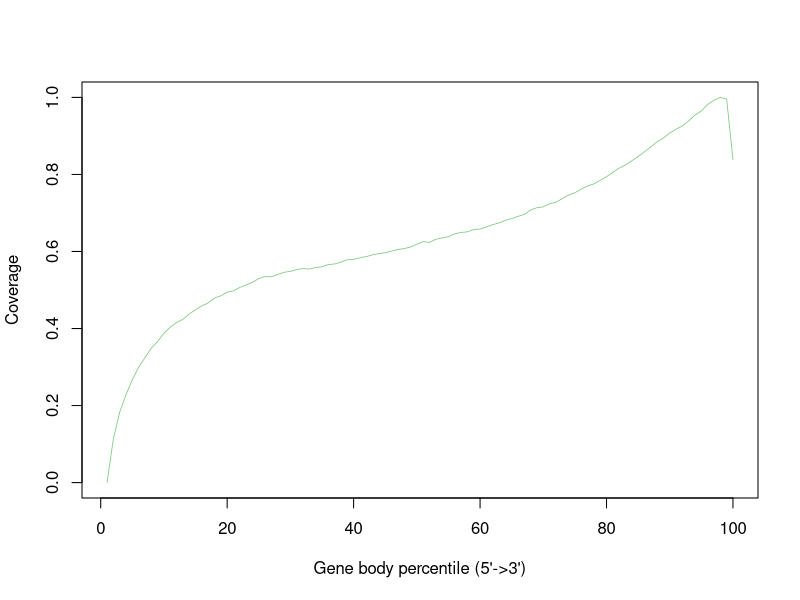

Write R code to recreate this figure.
H9_BRN3B_hRO_2_sorted <- c(0.0,0.11338481108383999,0.18274622831458684,0.2283304898844867,0.26709279547239706,0.29971677787593975,0.32416334250506923,0.3488866297584636,0.3664651097368434,0.38776647949160875,0.40374018555775587,0.4155278384046553,0.4240349724452817,0.43790982408283957,0.44857226337474576,0.4590075658918894,0.4663392090918717,0.479248420759837,0.4848404106103445,0.4943530409756915,0.49786341291302444,0.5066854467309689,0.5132680176407093,0.5199777140251699,0.5297338780796566,0.5347890171491969,0.5344401876123089,0.5404164184081639,0.5459751205469536,0.5484815271967519,0.5529294865513693,0.5556048999511648,0.5544940090021035,0.5584304043834681,0.5602921949897351,0.5661969115325228,0.5674669809606142,0.5725460733538683,0.578494399762304,0.5793995884572044,0.5835878641497864,0.58675197474164,0.591296883321928,0.5944396087814762,0.5965930372774958,0.6008460610265496,0.6052387054892918,0.6075196545664023,0.6115695442527037,0.6186076234193769,0.6255307760205202,0.6235469469340535,0.6317783955046378,0.6351617901321394,0.6384803873148729,0.6457193780709642,0.6494280934063068,0.6510378061481712,0.657082390346129,0.6582289396451313,0.6637211651370782,0.6696066202443022,0.6740723099972975,0.680912490260628,0.6854084550392656,0.6912140492713448,0.6963272689773541,0.7078010592011581,0.7136872551328268,0.71583125046425,0.7237558495498158,0.727765388998026,0.737151091441838,0.7467442741184782,0.7525271991225477,0.7620808711621343,0.7701187669994516,0.7754458874168103,0.7846865364343388,0.7941866221724213,0.8054839974017806,0.8164165906745414,0.8245511394077514,0.8353948831354377,0.8465885429425309,0.8588393098439961,0.8715256321306822,0.8847956746915404,0.8944411595739805,0.9075817554101915,0.9171834822620946,0.9263584942338177,0.9389500897681674,0.9543245182468024,0.964841262064573,0.9817740394569026,0.9928026929660003,1.0,0.9957362096023491,0.8382037437118821)


pdf("/users/sparthib/retina_lrs/plots/gene_body_percentile/H9-BRN3B_hRO_2.geneBodyCoverage.curves.pdf")
x=1:100
icolor = colorRampPalette(c("#7fc97f","#beaed4","#fdc086","#ffff99","#386cb0","#f0027f"))(1)
plot(x,H9_BRN3B_hRO_2_sorted,type='l',xlab="Gene body percentile (5'->3')", ylab="Coverage",lwd=0.8,col=icolor[1])
dev.off()
